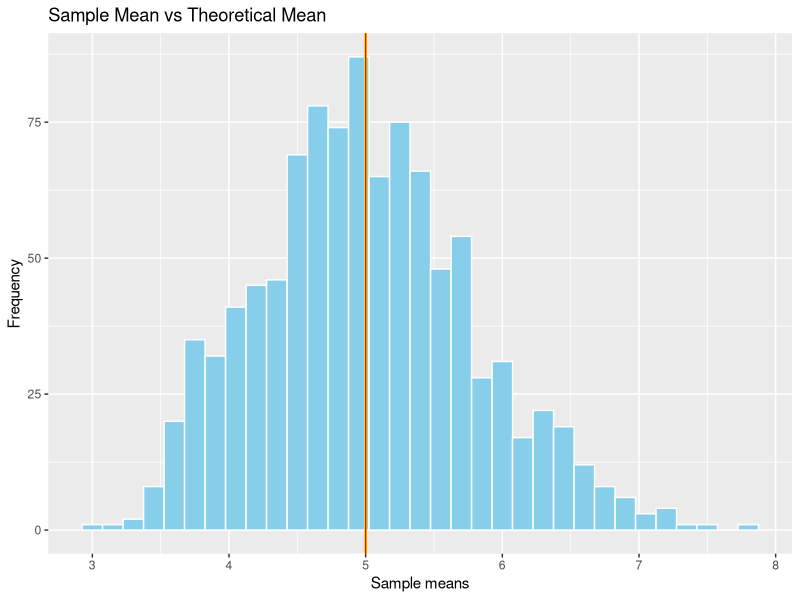
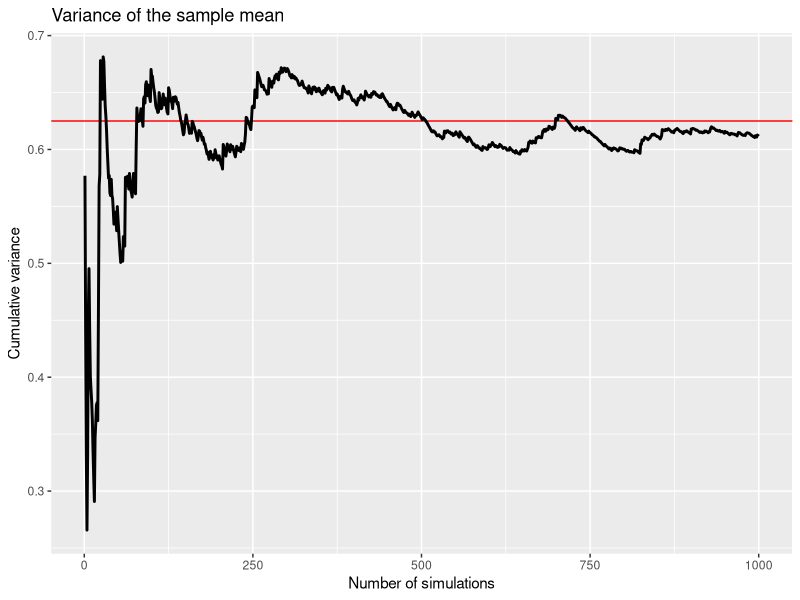
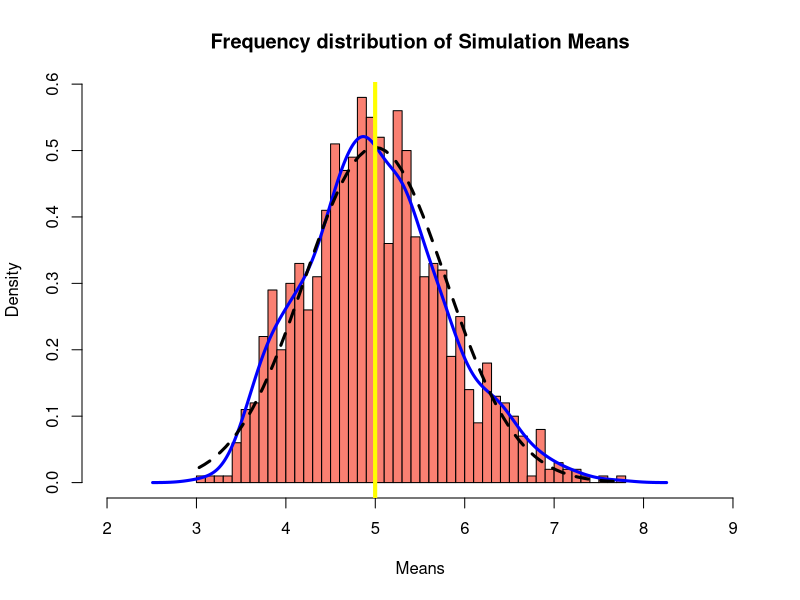

Generate these figures, in order, with R:
## ---- chunk 1
set.seed(13000)
# Setting a rate lambda parameter, the sample n and the 1000 simulations.
lambda <- 0.2 
n <- 40 
sims <- 1000 
simexp <- replicate(sims, rexp(n, lambda))
## ---- chunk 2
# calculate means of simulations
expmeans <- apply(simexp, 2, mean)
## ---- chunk 3
# theoretical mean vs simulated mean
sample_mean <- mean(expmeans)
sample_mean
theory_mean <- 1/lambda
theory_mean
## ---- chunk 4
library(ggplot2)
ggplot(as.data.frame(expmeans), aes(x= expmeans)) +
geom_histogram(binwidth =.15, fill = "skyblue" ,col = "white") +
geom_vline(xintercept = sample_mean, color = "yellow", size = 1) +
geom_vline(xintercept = theory_mean, color = "red", size = 0.5) +
labs(title = "Sample Mean vs Theoretical Mean", x = "Sample means", y = "Frequency")
## ---- chunk 5
# theoretical variance vs simulated variance
print(paste ("Theoretical variance is: ", tvar<-round( (1/lambda)^2/n, 3)))
print(paste("Sample mean variance is: ", svar<-round(var(expmeans),3)))
## ---- chunk 6
varac <- cumsum((expmeans - sample_mean)^2)/(seq_along(expmeans - 1))
ggplot(data.frame(x = 1:sims, y = varac), aes(x = x, y = y))+
 geom_hline(yintercept = tvar, colour = 'red') + geom_line(size = 1)+
labs(x = "Number of simulations", y = "Cumulative variance")+
ggtitle('Variance of the sample mean')
## ---- chunk 7
# Frequency distribution of the sample mean
hist(expmeans, prob=TRUE, col="salmon", main="Frequency distribution of Simulation Means", breaks=40, xlim=c(2,9), xlab = "Means")
lines(density(expmeans), lwd=3, col="blue")

# Normal distribution
x <- seq(min(expmeans), max(expmeans), length=2*n)
y <- dnorm(x, mean=1/lambda, sd=sqrt(((1/lambda)/sqrt(n))^2))
lines(x, y, pch=22, col="black", lwd=3, lty = 2)
abline(v=mean(expmeans), lwd="4", col="yellow ")
